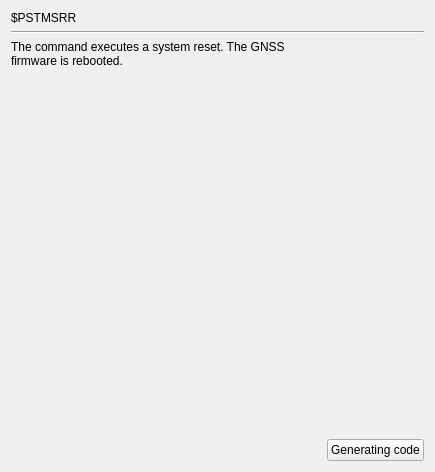
     <widget class="QWidget" name="page_PSTMSRR">
      <layout class="QGridLayout" name="gridLayout_13">
       <item row="0" column="0">
        <widget class="QLabel" name="label_51">
         <property name="text">
          <string>$PSTMSRR</string>
         </property>
        </widget>
       </item>
       <item row="1" column="0" colspan="3">
        <widget class="Line" name="line_9">
         <property name="orientation">
          <enum>Qt::Horizontal</enum>
         </property>
        </widget>
       </item>
       <item row="2" column="0" colspan="2">
        <widget class="QLabel" name="label_52">
         <property name="text">
          <string>The command executes a system reset. The GNSS 
firmware is rebooted.</string>
         </property>
        </widget>
       </item>
       <item row="3" column="2">
        <spacer name="verticalSpacer_13">
         <property name="orientation">
          <enum>Qt::Vertical</enum>
         </property>
         <property name="sizeHint" stdset="0">
          <size>
           <width>20</width>
           <height>365</height>
          </size>
         </property>
        </spacer>
       </item>
       <item row="4" column="1">
        <spacer name="horizontalSpacer_11">
         <property name="orientation">
          <enum>Qt::Horizontal</enum>
         </property>
         <property name="sizeHint" stdset="0">
          <size>
           <width>238</width>
           <height>20</height>
          </size>
         </property>
        </spacer>
       </item>
       <item row="4" column="2">
        <widget class="QPushButton" name="GC_PSTMSRR">
         <property name="text">
          <string>Generating code</string>
         </property>
        </widget>
       </item>
      </layout>
     </widget>
